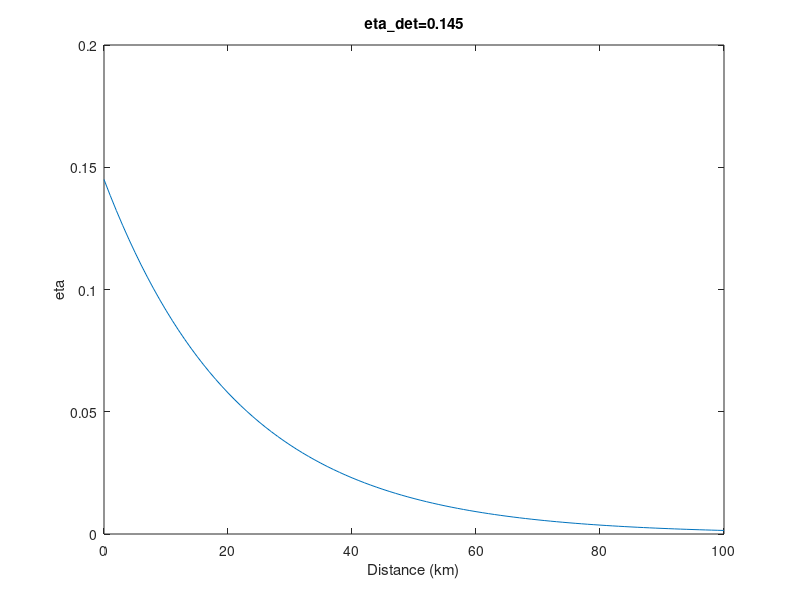

Recreate this plot in MATLAB. (Note: this script raises an error after producing the figure.)
clear all;
clc
format long;

tic
global eta_det;eta_det=0.145; %global parameter
%%%%%%%%%%%%%%example 1
L1=0:1:100;                   %数组
eta1 = eta_det*10.^(-0.02*L1);%公式代码

figure                       %新图
plot(L1,eta1)                 %线性坐标画图
xlabel('Distance (km)');     %横坐标
ylabel('eta');               %纵坐标
title('eta\_det=0.145')      %标题

%%%%%%%%%%%%%%example 2
L2=0:1:500;
eta2 = eta(L2);               %子函数调用

figure
semilogy(L2,eta2)  %对数坐标画图
xlabel('Distance (km)');
ylabel('eta');
title('eta\_det=0.145')

toc